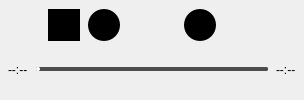
        <widget class="QWidget" name="BWcenterWidget" native="true">
         <property name="sizePolicy">
          <sizepolicy hsizetype="Preferred" vsizetype="Fixed">
           <horstretch>0</horstretch>
           <verstretch>0</verstretch>
          </sizepolicy>
         </property>
         <property name="maximumSize">
          <size>
           <width>700</width>
           <height>16777215</height>
          </size>
         </property>
         <layout class="QVBoxLayout" name="verticalLayout_4">
          <property name="spacing">
           <number>0</number>
          </property>
          <property name="leftMargin">
           <number>0</number>
          </property>
          <property name="topMargin">
           <number>0</number>
          </property>
          <property name="rightMargin">
           <number>0</number>
          </property>
          <property name="bottomMargin">
           <number>0</number>
          </property>
          <item>
           <widget class="QWidget" name="BWCtopWidget" native="true">
            <layout class="QHBoxLayout" name="horizontalLayout">
             <property name="spacing">
              <number>8</number>
             </property>
             <property name="leftMargin">
              <number>8</number>
             </property>
             <property name="topMargin">
              <number>8</number>
             </property>
             <property name="rightMargin">
              <number>8</number>
             </property>
             <property name="bottomMargin">
              <number>8</number>
             </property>
             <item>
              <spacer name="horizontalSpacer">
               <property name="orientation">
                <enum>Qt::Orientation::Horizontal</enum>
               </property>
               <property name="sizeHint" stdset="0">
                <size>
                 <width>40</width>
                 <height>20</height>
                </size>
               </property>
              </spacer>
             </item>
             <item>
              <widget class="RoundButton" name="shuffleButton">
               <property name="enabled">
                <bool>true</bool>
               </property>
               <property name="sizePolicy">
                <sizepolicy hsizetype="Fixed" vsizetype="Fixed">
                 <horstretch>0</horstretch>
                 <verstretch>0</verstretch>
                </sizepolicy>
               </property>
               <property name="minimumSize">
                <size>
                 <width>32</width>
                 <height>32</height>
                </size>
               </property>
               <property name="maximumSize">
                <size>
                 <width>32</width>
                 <height>32</height>
                </size>
               </property>
               <property name="font">
                <font>
                 <pointsize>10</pointsize>
                 <fontweight>DemiBold</fontweight>
                </font>
               </property>
               <property name="cursor">
                <cursorShape>PointingHandCursor</cursorShape>
               </property>
               <property name="toolTip">
                <string/>
               </property>
               <property name="statusTip">
                <string/>
               </property>
               <property name="whatsThis">
                <string/>
               </property>
               <property name="accessibleName">
                <string/>
               </property>
               <property name="accessibleDescription">
                <string/>
               </property>
               <property name="styleSheet">
                <string notr="true">QPushButton {
	background-color: trasnparent;
	border-radius: 0px;
}

QPushButton:hover {
    icon: url(:/assets/buttons/shuffle_hover.png);
}

QPushButton:pressed  {
    icon: url(:/assets/buttons/shuffle_pressed2.png);
}

QPushButton:checked  {
    icon: url(:/assets/buttons/shuffle_pressed.png);
}

QPushButton:disabled {
    icon: url(:/assets/buttons/shuffle_disabled.png);
}</string>
               </property>
               <property name="text">
                <string/>
               </property>
               <property name="icon">
                <iconset resource="resources.qrc">
                 <normaloff>:/assets/buttons/shuffle.png</normaloff>:/assets/buttons/shuffle.png</iconset>
               </property>
               <property name="iconSize">
                <size>
                 <width>32</width>
                 <height>32</height>
                </size>
               </property>
               <property name="checkable">
                <bool>true</bool>
               </property>
              </widget>
             </item>
             <item>
              <widget class="RoundButton" name="previousTrackButton">
               <property name="enabled">
                <bool>true</bool>
               </property>
               <property name="sizePolicy">
                <sizepolicy hsizetype="Fixed" vsizetype="Fixed">
                 <horstretch>0</horstretch>
                 <verstretch>0</verstretch>
                </sizepolicy>
               </property>
               <property name="minimumSize">
                <size>
                 <width>32</width>
                 <height>32</height>
                </size>
               </property>
               <property name="maximumSize">
                <size>
                 <width>32</width>
                 <height>32</height>
                </size>
               </property>
               <property name="font">
                <font>
                 <pointsize>10</pointsize>
                 <fontweight>DemiBold</fontweight>
                </font>
               </property>
               <property name="cursor">
                <cursorShape>PointingHandCursor</cursorShape>
               </property>
               <property name="toolTip">
                <string/>
               </property>
               <property name="statusTip">
                <string/>
               </property>
               <property name="whatsThis">
                <string/>
               </property>
               <property name="accessibleName">
                <string/>
               </property>
               <property name="accessibleDescription">
                <string/>
               </property>
               <property name="styleSheet">
                <string notr="true">QPushButton {
	background-color: trasnparent;
	border-radius: 16px;
	padding-left: 0px;
}

QPushButton:hover {
    icon: url(:/assets/buttons/previousTrack_hover.png);
}

QPushButton:pressed  {
    icon: url(:/assets/buttons/previousTrack_pressed.png);
}

QPushButton:disabled {
    icon: url(:/assets/buttons/previousTrack_disabled.png);
}</string>
               </property>
               <property name="text">
                <string/>
               </property>
               <property name="icon">
                <iconset resource="resources.qrc">
                 <normaloff>:/assets/buttons/previousTrack.png</normaloff>:/assets/buttons/previousTrack.png</iconset>
               </property>
               <property name="iconSize">
                <size>
                 <width>16</width>
                 <height>16</height>
                </size>
               </property>
              </widget>
             </item>
             <item>
              <spacer name="horizontalSpacer_3">
               <property name="orientation">
                <enum>Qt::Orientation::Horizontal</enum>
               </property>
               <property name="sizeType">
                <enum>QSizePolicy::Policy::Fixed</enum>
               </property>
               <property name="sizeHint" stdset="0">
                <size>
                 <width>8</width>
                 <height>20</height>
                </size>
               </property>
              </spacer>
             </item>
             <item>
              <widget class="RoundButton" name="playButton">
               <property name="enabled">
                <bool>true</bool>
               </property>
               <property name="sizePolicy">
                <sizepolicy hsizetype="Fixed" vsizetype="Fixed">
                 <horstretch>0</horstretch>
                 <verstretch>0</verstretch>
                </sizepolicy>
               </property>
               <property name="minimumSize">
                <size>
                 <width>32</width>
                 <height>32</height>
                </size>
               </property>
               <property name="maximumSize">
                <size>
                 <width>32</width>
                 <height>32</height>
                </size>
               </property>
               <property name="font">
                <font>
                 <pointsize>10</pointsize>
                 <fontweight>DemiBold</fontweight>
                </font>
               </property>
               <property name="cursor">
                <cursorShape>PointingHandCursor</cursorShape>
               </property>
               <property name="toolTip">
                <string/>
               </property>
               <property name="statusTip">
                <string/>
               </property>
               <property name="whatsThis">
                <string/>
               </property>
               <property name="accessibleName">
                <string/>
               </property>
               <property name="accessibleDescription">
                <string/>
               </property>
               <property name="styleSheet">
                <string notr="true">QPushButton {
	/*background-color: rgb(255, 255, 255);*/
	border-radius: 16px;
	padding-left: 3px;
	background-color: transparent;
    background: qradialgradient(
        cx:0.5, cy:0.5, radius: 0.5,
        fx:0.5, fy:0.5,
        stop:0 rgba(255, 255, 255, 255),
        stop:0.94 rgba(255, 255, 255, 255),
		 stop:0.99 rgba(255, 255, 255, 0),
        stop:1 rgba(255, 255, 255, 0)
    );
}

QPushButton:hover {
background-color: rgb(255, 255, 255);
}

QPushButton:pressed  {
	background-color: transparent;
    background: qradialgradient(
        cx:0.5, cy:0.5, radius: 0.5,
        fx:0.5, fy:0.5,
        stop:0 rgba(180, 180, 180, 180),
        stop:0.94 rgba(180, 180, 180, 180),
		 stop:0.99 rgba(180, 180, 180, 0),
        stop:1 rgba(180, 180, 180, 0)
    );
}

QPushButton:checked  {
    icon: url(:/assets/buttons/pause.png);
	padding-left: 0px;
}

QPushButton:disabled {
    background-color: rgb(20, 20, 20);
}</string>
               </property>
               <property name="text">
                <string/>
               </property>
               <property name="icon">
                <iconset resource="resources.qrc">
                 <normaloff>:/assets/buttons/play.png</normaloff>
                 <disabledon>:/assets/buttons/play.png</disabledon>:/assets/buttons/play.png</iconset>
               </property>
               <property name="iconSize">
                <size>
                 <width>16</width>
                 <height>16</height>
                </size>
               </property>
               <property name="checkable">
                <bool>true</bool>
               </property>
              </widget>
             </item>
             <item>
              <spacer name="horizontalSpacer_4">
               <property name="orientation">
                <enum>Qt::Orientation::Horizontal</enum>
               </property>
               <property name="sizeType">
                <enum>QSizePolicy::Policy::Fixed</enum>
               </property>
               <property name="sizeHint" stdset="0">
                <size>
                 <width>8</width>
                 <height>20</height>
                </size>
               </property>
              </spacer>
             </item>
             <item>
              <widget class="RoundButton" name="nextTrackButton">
               <property name="enabled">
                <bool>true</bool>
               </property>
               <property name="sizePolicy">
                <sizepolicy hsizetype="Fixed" vsizetype="Fixed">
                 <horstretch>0</horstretch>
                 <verstretch>0</verstretch>
                </sizepolicy>
               </property>
               <property name="minimumSize">
                <size>
                 <width>32</width>
                 <height>32</height>
                </size>
               </property>
               <property name="maximumSize">
                <size>
                 <width>32</width>
                 <height>32</height>
                </size>
               </property>
               <property name="font">
                <font>
                 <pointsize>10</pointsize>
                 <fontweight>DemiBold</fontweight>
                </font>
               </property>
               <property name="cursor">
                <cursorShape>PointingHandCursor</cursorShape>
               </property>
               <property name="toolTip">
                <string/>
               </property>
               <property name="statusTip">
                <string/>
               </property>
               <property name="whatsThis">
                <string/>
               </property>
               <property name="accessibleName">
                <string/>
               </property>
               <property name="accessibleDescription">
                <string/>
               </property>
               <property name="styleSheet">
                <string notr="true">QPushButton {
	background-color: trasnparent;
	border-radius: 16px;
	padding-left: 3px;
}

QPushButton:hover {
    icon: url(:/assets/buttons/nextTrack_hover.png);
}

QPushButton:pressed  {
    icon: url(:/assets/buttons/nextTrack_pressed.png);
}

QPushButton:disabled {
    icon: url(:/assets/buttons/nextTrack_disabled.png);
}
</string>
               </property>
               <property name="text">
                <string/>
               </property>
               <property name="icon">
                <iconset resource="resources.qrc">
                 <normaloff>:/assets/buttons/nextTrack.png</normaloff>:/assets/buttons/nextTrack.png</iconset>
               </property>
               <property name="iconSize">
                <size>
                 <width>16</width>
                 <height>16</height>
                </size>
               </property>
              </widget>
             </item>
             <item>
              <widget class="LoopButton" name="loopButton">
               <property name="enabled">
                <bool>true</bool>
               </property>
               <property name="sizePolicy">
                <sizepolicy hsizetype="Fixed" vsizetype="Fixed">
                 <horstretch>0</horstretch>
                 <verstretch>0</verstretch>
                </sizepolicy>
               </property>
               <property name="minimumSize">
                <size>
                 <width>32</width>
                 <height>32</height>
                </size>
               </property>
               <property name="maximumSize">
                <size>
                 <width>32</width>
                 <height>32</height>
                </size>
               </property>
               <property name="font">
                <font>
                 <pointsize>10</pointsize>
                 <fontweight>DemiBold</fontweight>
                </font>
               </property>
               <property name="cursor">
                <cursorShape>PointingHandCursor</cursorShape>
               </property>
               <property name="toolTip">
                <string/>
               </property>
               <property name="statusTip">
                <string/>
               </property>
               <property name="whatsThis">
                <string/>
               </property>
               <property name="accessibleName">
                <string/>
               </property>
               <property name="accessibleDescription">
                <string/>
               </property>
               <property name="styleSheet">
                <string notr="true">QPushButton {
	background-color: transparent;
	border-radius: 0px;
}
QPushButton:hover {
    icon: url(:/assets/buttons/loop_hover.png);
}
QPushButton:pressed  {
    icon: url(:/assets/buttons/loop_pressed.png);
}
QPushButton:checked  {
    icon: url(:/assets/buttons/loop_checked.png);
}
QPushButton:disabled {
    icon: url(:/assets/buttons/loop_disabled.png);
}</string>
               </property>
               <property name="text">
                <string/>
               </property>
               <property name="icon">
                <iconset resource="resources.qrc">
                 <normaloff>:/assets/buttons/loop.png</normaloff>:/assets/buttons/loop.png</iconset>
               </property>
               <property name="iconSize">
                <size>
                 <width>32</width>
                 <height>32</height>
                </size>
               </property>
               <property name="checkable">
                <bool>true</bool>
               </property>
              </widget>
             </item>
             <item>
              <spacer name="horizontalSpacer_2">
               <property name="orientation">
                <enum>Qt::Orientation::Horizontal</enum>
               </property>
               <property name="sizeHint" stdset="0">
                <size>
                 <width>40</width>
                 <height>20</height>
                </size>
               </property>
              </spacer>
             </item>
            </layout>
           </widget>
          </item>
          <item>
           <widget class="QWidget" name="BWCbottomWidget" native="true">
            <property name="styleSheet">
             <string notr="true">QLabel:disabled {
    color: transparent;
}</string>
            </property>
            <layout class="QHBoxLayout" name="horizontalLayout_2">
             <property name="spacing">
              <number>8</number>
             </property>
             <property name="leftMargin">
              <number>8</number>
             </property>
             <property name="topMargin">
              <number>0</number>
             </property>
             <property name="rightMargin">
              <number>8</number>
             </property>
             <property name="bottomMargin">
              <number>10</number>
             </property>
             <item>
              <widget class="QLabel" name="timeLabel">
               <property name="enabled">
                <bool>true</bool>
               </property>
               <property name="sizePolicy">
                <sizepolicy hsizetype="Maximum" vsizetype="Fixed">
                 <horstretch>0</horstretch>
                 <verstretch>0</verstretch>
                </sizepolicy>
               </property>
               <property name="minimumSize">
                <size>
                 <width>0</width>
                 <height>17</height>
                </size>
               </property>
               <property name="styleSheet">
                <string notr="true"/>
               </property>
               <property name="text">
                <string>--:--</string>
               </property>
              </widget>
             </item>
             <item>
              <widget class="HoverSlider" name="playTimeSlider">
               <property name="enabled">
                <bool>true</bool>
               </property>
               <property name="minimumSize">
                <size>
                 <width>0</width>
                 <height>17</height>
                </size>
               </property>
               <property name="maximumSize">
                <size>
                 <width>700</width>
                 <height>17</height>
                </size>
               </property>
               <property name="styleSheet">
                <string notr="true">QSlider {
	background-color: transparent;
}

QSlider::groove:horizontal {
                background: rgb(76, 76, 76); /* Grey for the background */
                height: 4px; /* Thickness of the slider */
                border-radius: 2px; /* Rounded edges */
                }

                QSlider::add-page:horizontal  {
                background: rgb(76, 76, 76);
                        height: 4px; /* Thickness of the slider */
                border-radius: 2px; /* Rounded edges */
                }

                QSlider::sub-page:horizontal  {
                background: rgb(255, 255, 255);
                        height: 4px; /* Thickness of the slider */
                border-radius: 2px; /* Rounded edges */
                }

                QSlider::handle:horizontal  {
                background: transparent; 
                width: 12px;
                height: 6px;
                margin: -4px -3px;
                border-radius: 6px;
				}
				 QSlider::groove:horizontal:disabled {
                background: rgb(20, 20, 20); /* Grey for the background */
                }

                QSlider::add-page:horizontal:disabled  {
                background: rgb(20, 20, 20);
                }

                QSlider::sub-page:horizontal:disabled  {
                background: rgb(20, 20, 20);
                }

</string>
               </property>
               <property name="maximum">
                <number>100</number>
               </property>
               <property name="tracking">
                <bool>true</bool>
               </property>
               <property name="orientation">
                <enum>Qt::Orientation::Horizontal</enum>
               </property>
               <property name="invertedAppearance">
                <bool>false</bool>
               </property>
               <property name="invertedControls">
                <bool>false</bool>
               </property>
              </widget>
             </item>
             <item>
              <widget class="QLabel" name="durationLabel">
               <property name="enabled">
                <bool>true</bool>
               </property>
               <property name="sizePolicy">
                <sizepolicy hsizetype="Maximum" vsizetype="Fixed">
                 <horstretch>0</horstretch>
                 <verstretch>0</verstretch>
                </sizepolicy>
               </property>
               <property name="minimumSize">
                <size>
                 <width>0</width>
                 <height>17</height>
                </size>
               </property>
               <property name="styleSheet">
                <string notr="true">QLabel:disabled {
    color: transparent;
}</string>
               </property>
               <property name="text">
                <string>--:--</string>
               </property>
              </widget>
             </item>
            </layout>
           </widget>
          </item>
         </layout>
        </widget>
